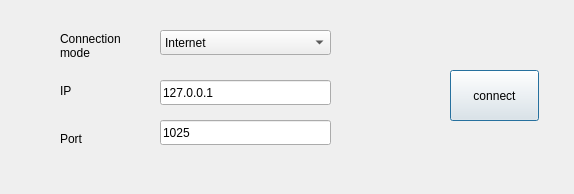
<?xml version="1.0" encoding="UTF-8"?>
<ui version="4.0">
 <class>vnc_RemoteLogin</class>
 <widget class="QDialog" name="vnc_RemoteLogin">
  <property name="geometry">
   <rect>
    <x>0</x>
    <y>0</y>
    <width>574</width>
    <height>194</height>
   </rect>
  </property>
  <property name="windowTitle">
   <string>Dialog</string>
  </property>
  <property name="styleSheet">
   <string notr="true">#widget
{
	background-image: url(:/image/popup_box_w550.png);
}</string>
  </property>
  <widget class="QWidget" name="widget" native="true">
   <property name="geometry">
    <rect>
     <x>0</x>
     <y>0</y>
     <width>574</width>
     <height>194</height>
    </rect>
   </property>
   <widget class="QPushButton" name="pb_connect">
    <property name="geometry">
     <rect>
      <x>450</x>
      <y>70</y>
      <width>89</width>
      <height>51</height>
     </rect>
    </property>
    <property name="text">
     <string>connect</string>
    </property>
   </widget>
   <widget class="QComboBox" name="comboBox">
    <property name="geometry">
     <rect>
      <x>160</x>
      <y>30</y>
      <width>171</width>
      <height>25</height>
     </rect>
    </property>
    <item>
     <property name="text">
      <string>Internet</string>
     </property>
    </item>
   </widget>
   <widget class="QLabel" name="label_3">
    <property name="geometry">
     <rect>
      <x>60</x>
      <y>30</y>
      <width>91</width>
      <height>31</height>
     </rect>
    </property>
    <property name="text">
     <string>Connection
mode</string>
    </property>
   </widget>
   <widget class="QStackedWidget" name="stackedWidget">
    <property name="geometry">
     <rect>
      <x>60</x>
      <y>80</y>
      <width>351</width>
      <height>80</height>
     </rect>
    </property>
    <widget class="QWidget" name="page">
     <widget class="QLabel" name="label">
      <property name="geometry">
       <rect>
        <x>0</x>
        <y>0</y>
        <width>67</width>
        <height>21</height>
       </rect>
      </property>
      <property name="text">
       <string>IP</string>
      </property>
     </widget>
     <widget class="QLineEdit" name="IP_Edit">
      <property name="geometry">
       <rect>
        <x>100</x>
        <y>0</y>
        <width>171</width>
        <height>25</height>
       </rect>
      </property>
      <property name="text">
       <string>127.0.0.1</string>
      </property>
     </widget>
     <widget class="QLabel" name="label_2">
      <property name="geometry">
       <rect>
        <x>0</x>
        <y>50</y>
        <width>67</width>
        <height>17</height>
       </rect>
      </property>
      <property name="text">
       <string>Port</string>
      </property>
     </widget>
     <widget class="QLineEdit" name="Port_Edit">
      <property name="geometry">
       <rect>
        <x>100</x>
        <y>40</y>
        <width>171</width>
        <height>25</height>
       </rect>
      </property>
      <property name="text">
       <string>1025</string>
      </property>
     </widget>
    </widget>
    <widget class="QWidget" name="page_2"/>
   </widget>
  </widget>
 </widget>
 <resources/>
 <connections/>
</ui>
